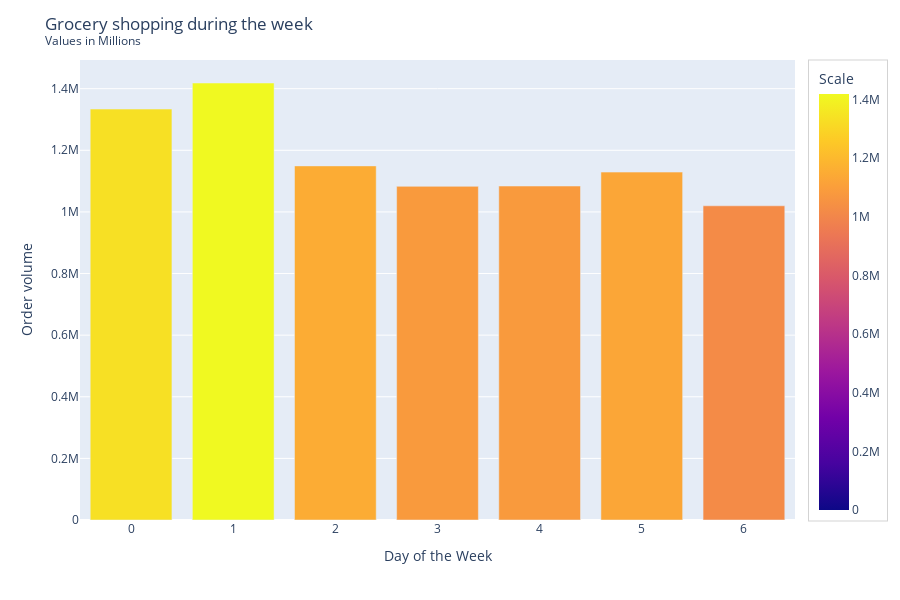

This figure's notebook cell:
### Markdown cell above
[A3] What day of the week do people shop for groceries?

### Code cell
#Create a plot that shows what day of the week people shop for groceries.

# orders_subset = df_orders.groupby('order_dow').agg(['sum']).reset_index()

# orders_subset.plot(
#     x='order_dow',
#     y='order_number',
#     xlabel='Day of the week',
#     ylabel='Order volume (millions)',
#     title='Grocery shopping during the week',
#     figsize=[18,8],
#     kind='bar',
#     color='blue',
#     rot=0,
#     legend=False
# )

# plt.tight_layout()
# plt.show()

orders_subset_dow = df_orders.groupby('order_dow')['order_number'].agg(['sum']).reset_index()

fig = px.bar(orders_subset_dow, labels={"index": "Day of the Week", "value": "Order volume", "variable": "Legend:"}, color='value')
fig.update_layout(height=600,
                  title='Grocery shopping during the week <br><sup>Values in Millions</sup>',
                  showlegend=False)
fig.update_layout(xaxis={"dtick":1})
fig.update_coloraxes(colorbar_title_text='Scale', colorbar_tickangle=-0, colorbar_bordercolor='lightgray', colorbar_borderwidth=1)
fig.show()

### Figure 1 — Plotly figure (JSON) as saved in the notebook; plotly's stock layout.template omitted (floating-point values rounded to 4 significant figures)
{"data": [{"alignmentgroup": "True", "hovertemplate": "Day of the Week=%{x}<br>Order volume=%{marker.color}<extra></extra>", "legendgroup": "", "marker": {"color": [0, 1, 2, 3, 4, 5, 6, 1333814, 1418427, 1149332, 1082965, 1084053, 1129230, 1019828], "coloraxis": "coloraxis", "pattern": {"shape": ""}}, "name": "", "offsetgroup": "", "orientation": "v", "showlegend": false, "textposition": "auto", "type": "bar", "x": [0, 1, 2, 3, 4, 5, 6, 0, 1, 2, 3, 4, 5, 6], "xaxis": "x", "y": [0, 1, 2, 3, 4, 5, 6, 1333814, 1418427, 1149332, 1082965, 1084053, 1129230, 1019828], "yaxis": "y"}], "layout": {"barmode": "relative", "coloraxis": {"colorbar": {"bordercolor": "lightgray", "borderwidth": 1, "tickangle": 0, "title": {"text": "Scale"}}, "colorscale": [[0, "#0d0887"], [0.1111, "#46039f"], [0.2222, "#7201a8"], [0.3333, "#9c179e"], [0.4444, "#bd3786"], [0.5556, "#d8576b"], [0.6667, "#ed7953"], [0.7778, "#fb9f3a"], [0.8889, "#fdca26"], [1, "#f0f921"]]}, "height": 600, "legend": {"tracegroupgap": 0}, "margin": {"t": 60}, "showlegend": false, "title": {"text": "Grocery shopping during the week <br><sup>Values in Millions</sup>"}, "xaxis": {"anchor": "y", "domain": [0, 1], "dtick": 1, "title": {"text": "Day of the Week"}}, "yaxis": {"anchor": "x", "domain": [0, 1], "title": {"text": "Order volume"}}}}
